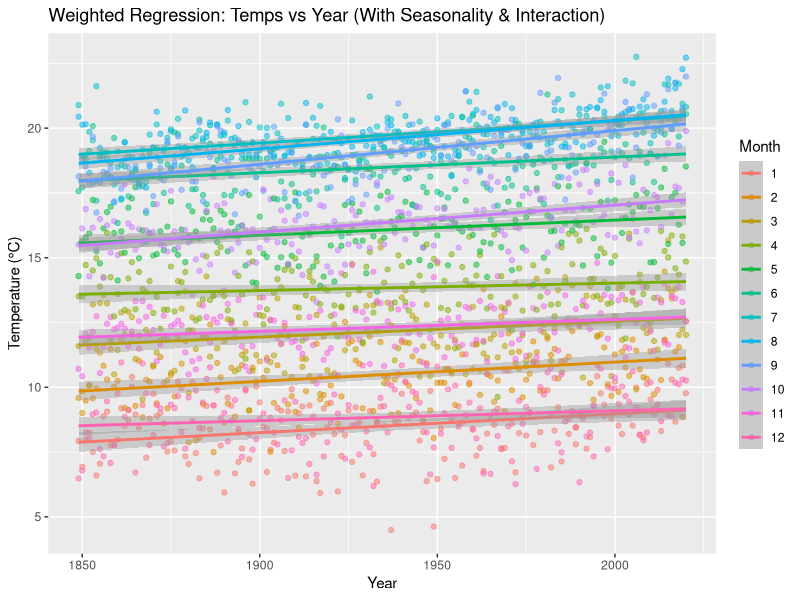
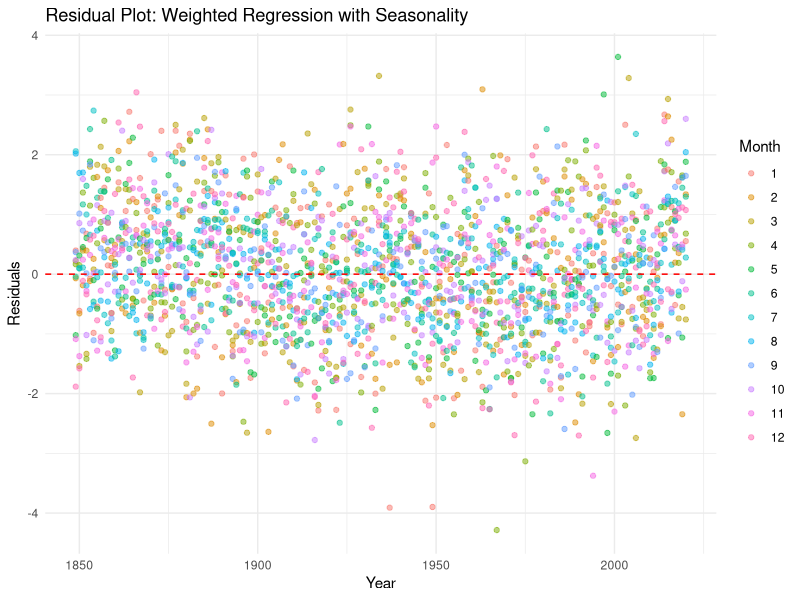

These charts were generated, in order, by the following R code: (Note: this script raises an error after producing the figures.)
## ---- chunk 1
library(ggplot2)

# Monthly Data
data1 = read.csv("Sacramento Data Anomaly FULL.csv")

# Yearly Data
data2 = read.csv("Sacramento Average Anomaly.csv")
## ---- chunk 2
head(data1)
head(data2)
## ---- chunk 3
# Linear regression for temp by month for every year
data1$MonthFactor <- as.factor(data1$Month)

model_temps <- lm(Temps ~ Year * MonthFactor, data = data1, weights = 1 / data1$Unc)
summary(model_temps)

ggplot(data1, aes(x = Year, y = Temps, color = MonthFactor)) +
  geom_point(alpha = 0.5) +
  geom_smooth(method = "lm", se = TRUE) +
  ggtitle("Weighted Regression: Temps vs Year (With Seasonality & Interaction)") +
  xlab("Year") +
  ylab("Temperature (°C)") +
  scale_color_discrete(name = "Month")

data1$residuals <- resid(model_temps)

ggplot(data1, aes(x = Year, y = residuals, color = MonthFactor)) +
  geom_point(alpha = 0.5) +
  geom_hline(yintercept = 0, linetype = "dashed", color = "red") +
  xlab("Year") +
  ylab("Residuals") +
  ggtitle("Residual Plot: Weighted Regression with Seasonality") +
  scale_color_discrete(name = "Month") +
  theme_minimal()
## ---- chunk 4
# Linear regression for average temp vs year
yearly_temp_model = lm(Temps ~ Year, data = data2, weights = 1 / data2$Uncertainty)
summary(yearly_temp_model)

# Plot for average temp vs year
ggplot(data2, aes(x = Year, y = Temps)) +
  geom_point() +
  geom_smooth(method = "lm", se = TRUE, color = "red") +
  xlab("Year") +
  ylab("Yearly Average Temperature (°C)") +
  ggtitle("Weighted Linear Regression: Average Temps vs Year")

data2$residuals <- resid(yearly_temp_model)
ggplot(data2, aes(x = Year, y = residuals)) +
  geom_point() +
  geom_hline(yintercept = 0, linetype = "dashed", color = "red") +
  xlab("Year") +
  ylab("Residuals") +
  ggtitle("Residual Plot: Weighted Linear Regression of Temps vs Year") +
  theme_minimal()
